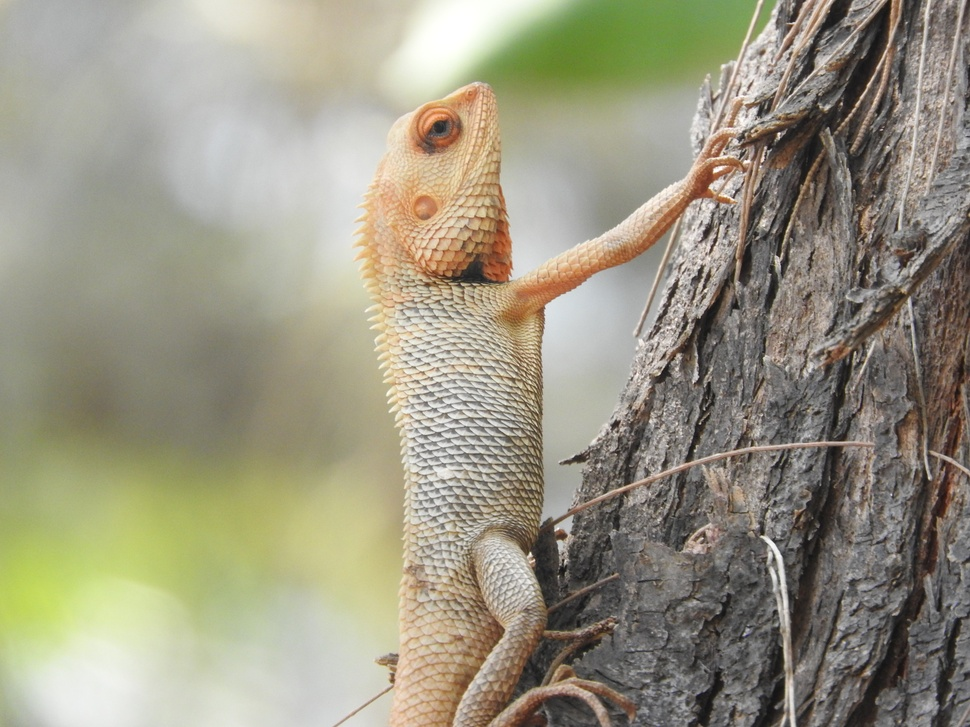
#> input picture DSCN1055.JPG, 970 x 727 px, shrunk from 4608 x 3456 before the run, found by its file name
$ python cartoonify.py
#> lines starting #> are read from the running program, lines starting #| are printed output that depends on the picture; after the words box and inside, x2 and y2 are one past the last pixel; in counts of white or black regions, pixels touching at a corner belong together
#> further down, img is the input picture: shape (727, 970, 3); mean B, G, R 130.6, 150.1, 154.2
import cv2
import numpy as np

def color_quantization( img, k):
    data = np. float32(img).reshape((-1, 3))
    criteria = (cv2. TERM_CRITERIA_EPS +cv2.TERM_CRITERIA_MAX_ITER, 20, 0.081)
    ret, label, center = cv2.kmeans(data, k, None, criteria,10,cv2.KMEANS_RANDOM_CENTERS)
    center = np.uint8(center)
    result = center[label. flatten()]
    result = result. reshape( img. shape)
    return result

def edge_mask( img, line_size, blur_velue):
#> called with line_size = 7, blur_velue = 7
    gray = cv2.cvtColor( img, cv2.COLOR_BGR2GRAY)
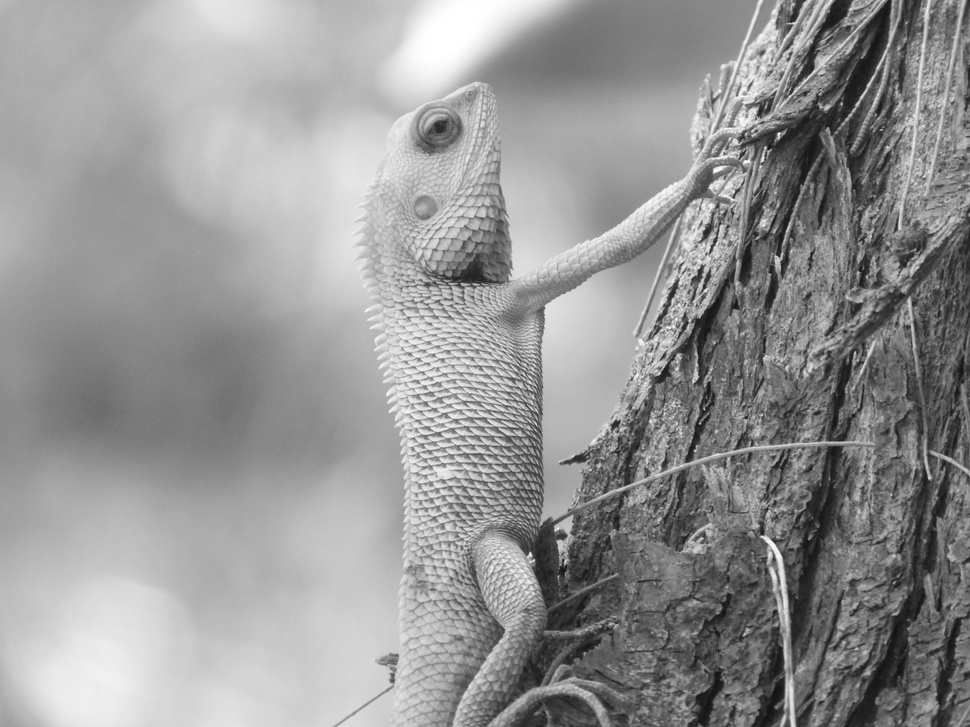
#> gray: shape (727, 970); min 18, max 255, mean 149.1
    gray_blur = cv2.medianBlur( gray, blur_value)
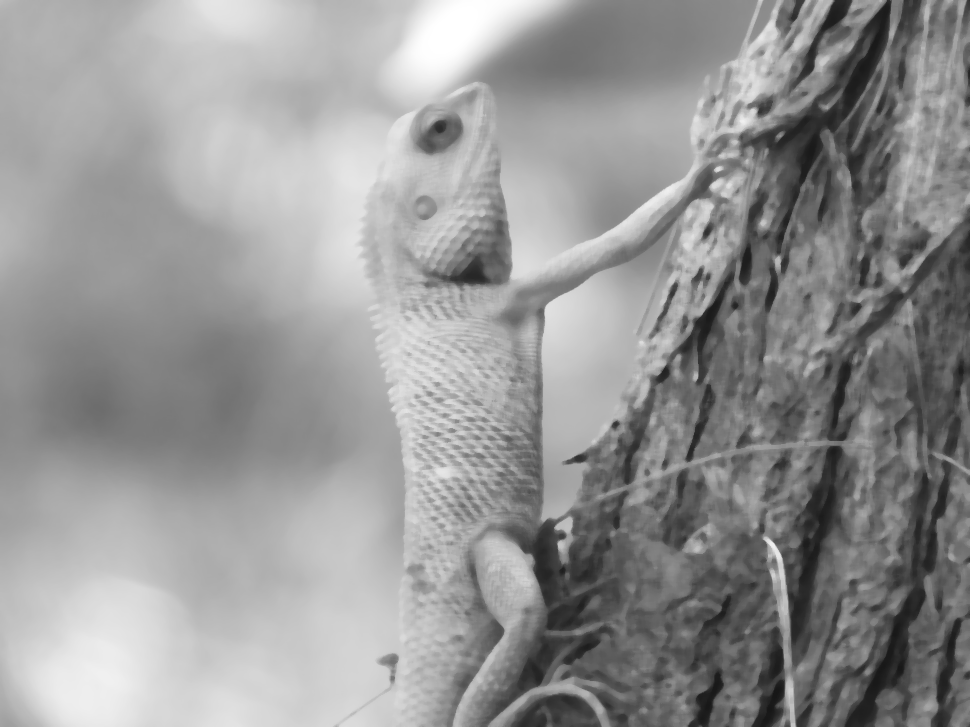
#> gray_blur: shape (727, 970); min 22, max 255, mean 149.1
    edges = cv2.adaptiveThreshold(gray_blur, 255,cv2.ADAPTIVE_THRESH_MEAN_C, cv2.THRESH_BINARY,line_size,blur_value)
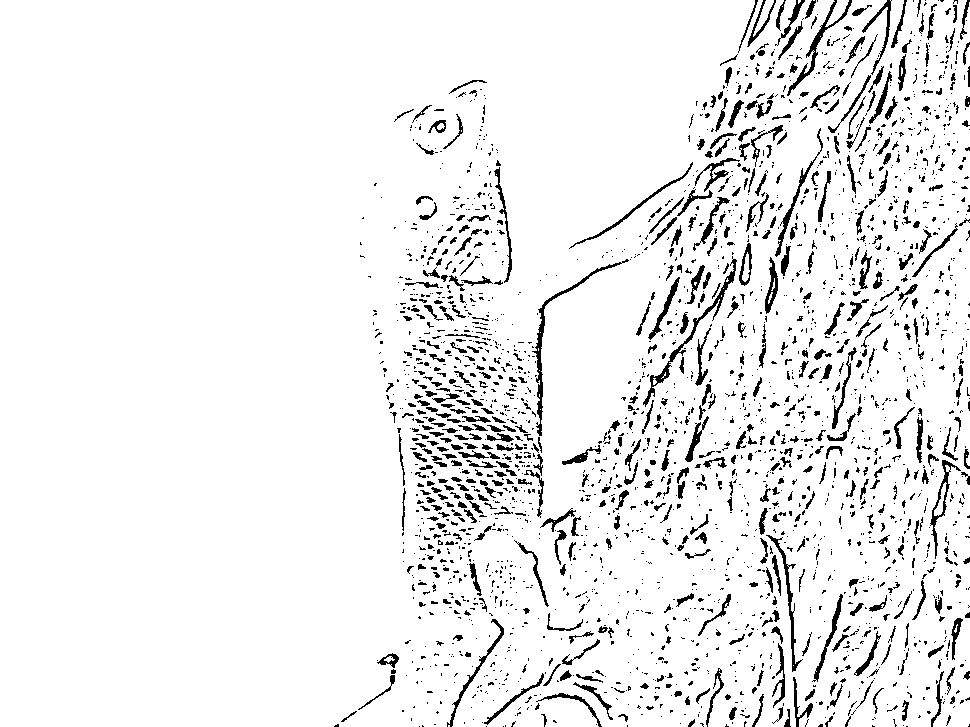
#> edges: shape (727, 970); 93.2% white; black in thin lines or dots, all inside (x1, y1, x2, y2) = (334, 0, 970, 727)
    return edges
img=cv2.imread("DSCN1055.jpg")
line_size=7
blur_value=7
edges = edge_mask(img, line_size, blur_value)
total_color = 9
img = color_quantization( img, total_color)
#> in color_quantization, `ret, label, center = cv2.kmeans(data, k, None, criteria,10,cv2.KMEANS_..`: ret = 322083601.4; center = [[120.4, 185.1, 189.1], [70.84, 146, 116.4], [162.4, 174.2, 176.2], [106, 121.3, 130.2], [79.3, 86.71, 96.56], [44.31, 48.61, 55.15], [212.5, 223.8, 223.9], [180.9, 200, 203.2], [130.5, 150.1, 154.3]]
#> in color_quantization, `center = np.uint8(center)`: center = [[120, 185, 189], [70, 145, 116], [162, 174, 176], [106, 121, 130], [79, 86, 96], [44, 48, 55], [212, 223, 223], [180, 200, 203], [130, 150, 154]]
#> in color_quantization, `result = result. reshape( img. shape)`:
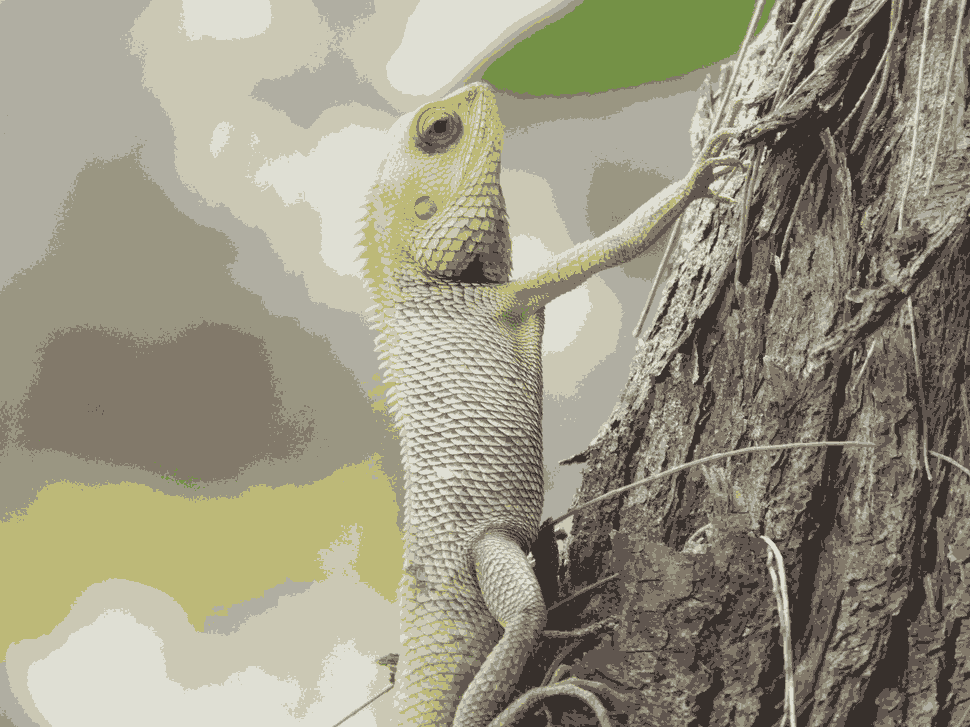
#> result: shape (727, 970, 3); mean B, G, R 130.1, 149.8, 153.9

blurred = cv2.bilateralFilter(img,d=7,sigmaColor=200,sigmaSpace=200)
cartoon=cv2.bitwise_and(blurred,blurred,mask=edges)
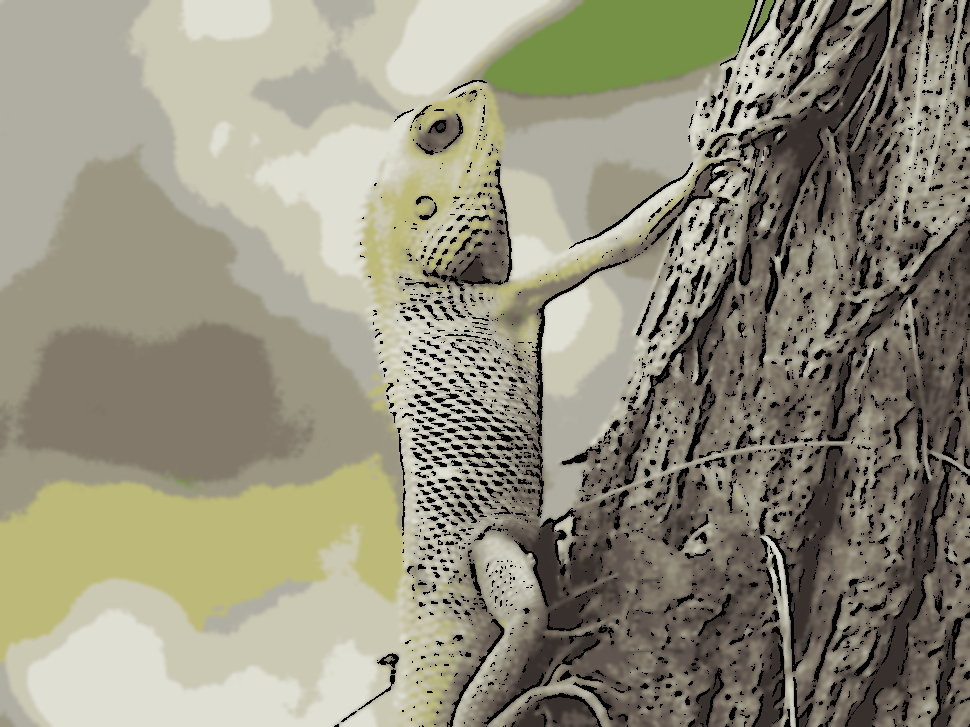
#> cartoon: shape (727, 970, 3); mean B, G, R 124, 143, 146.5
cv2.imwrite("carton.png",cartoon)
